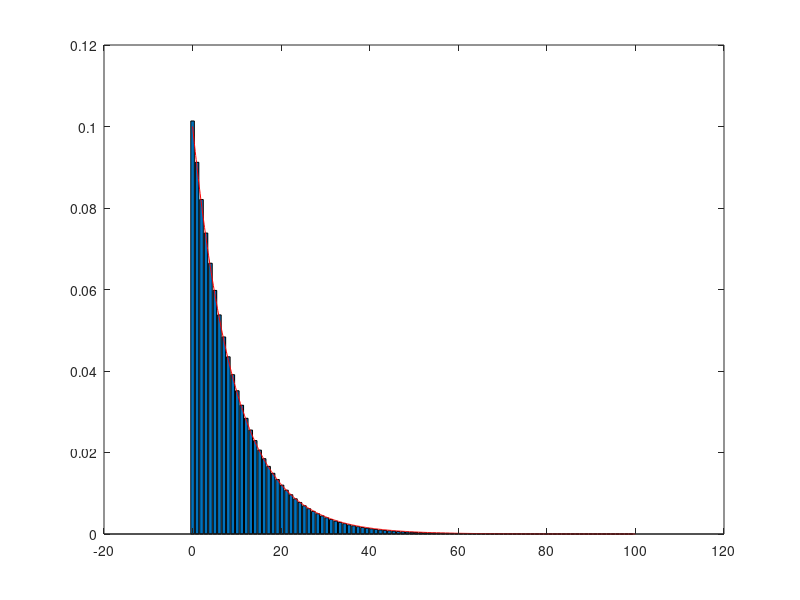

Here is the MATLAB script that generated this plot:
% Define the parameters.
r = 9;
gamma = 10;
dt = 1 / 50;
maxLength = 100;
totalTime = 50;
timeSteps = totalTime / dt;

% Set up the storage matrix. 
pL= zeros(timeSteps, maxLength);

% Set the initial condition. 
pL(1, 1) = 1.0;   % Start with no filaments. 

% Loop through each time step. 
for t=2:timeSteps
    % Compute the edge case. 
    pL(t, 1) =  pL(t-1,1) + gamma * dt * pL(t-1, 2) -...
        r * dt * pL(t-1, 1);

    
    % Loop through all the other lengths. 
    for b=2:maxLength - 1
        pL(t, b) = pL(t-1, b) + r * dt * pL(t-1, b-1) +...
            gamma * dt * pL(t-1,b+1) - r * dt * pL(t-1, b) -...
            gamma * dt * pL(t-1, b);
    end
end

% Plot it as a three dimensional bar plot. 
bar3(pL(:, 1:20:maxLength));
xlabel('time (steps)')
ylabel('length (monomers)')


% WE can also just look at the first two time points and the last. 
bins = linspace(0, maxLength, maxLength);
bar(bins, pL(timeSteps, :));
hold on

% Plot the predicted curve
L = linspace(0, maxLength, 1000);
dist = (1 - (r / gamma)) * (r / gamma) .^ L;
plot(L, dist, 'r-')
hold off